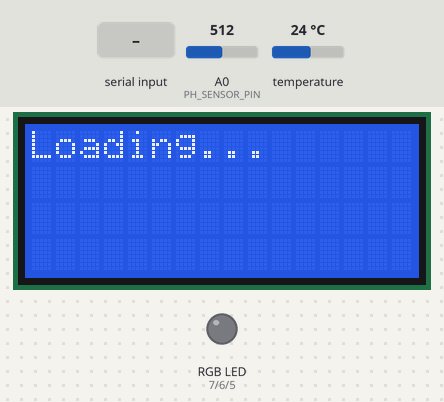
The sketch below on a simulated Arduino Uno, built with avr-gcc and run on an emulated ATmega328P. Parts: 16×4 character LCD, an RGB LED mixed from three pins (HIGH = lit). Inputs (shaded band) come from the test bench; at power-on: A0 (PH_SENSOR_PIN) = 512, temperature 24 °C. Dim RGB values are drawn brighter than linear; what the sketch prints to the serial monitor is not drawn.

Above: at 1.2 s.
1.3 s: "start" received over the second serial link
At 4.0 s:
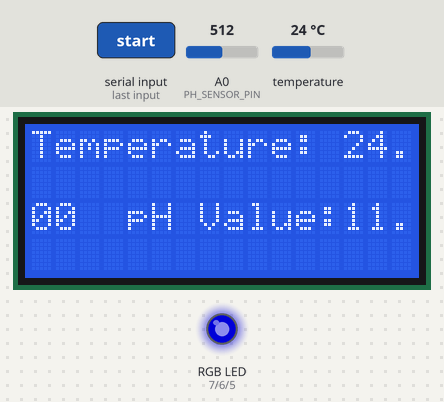
4.3 s: "x" received over the second serial link
At 5.2 s:
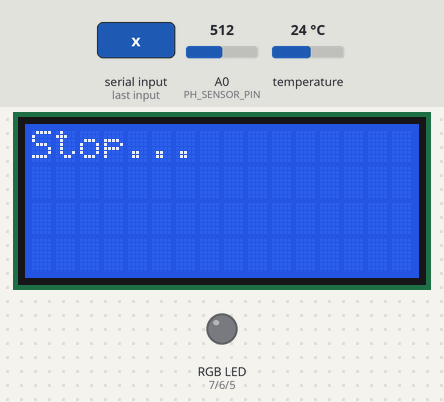
6.1 s: "r" received over the second serial link
At 8.8 s:
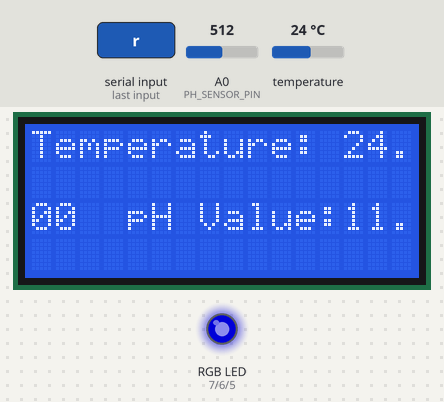
9.1 s: A0 (PH_SENSOR_PIN) set to 306
At 11.8 s:
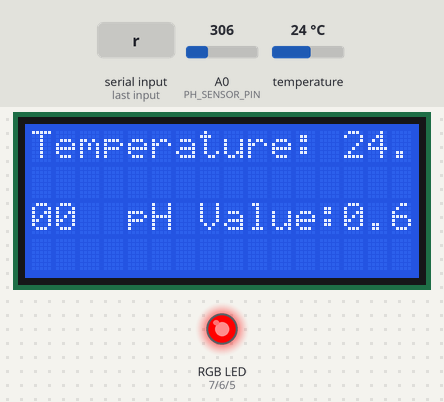
12.1 s: A0 (PH_SENSOR_PIN) set to 122
At 14.8 s:
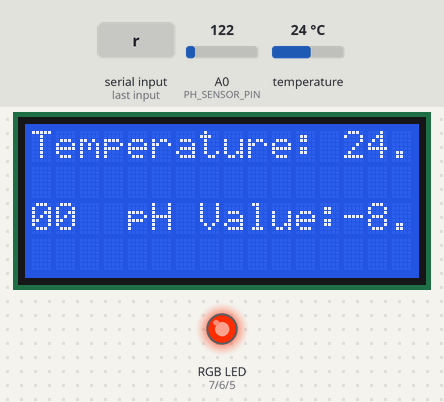
15.1 s: A0 (PH_SENSOR_PIN) set to 0
At 16.6 s:
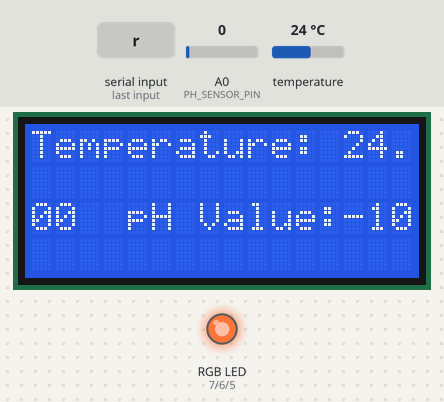
Timing chart, 0 to 19.1 s (numbered marks = the images above; inputs shaded):
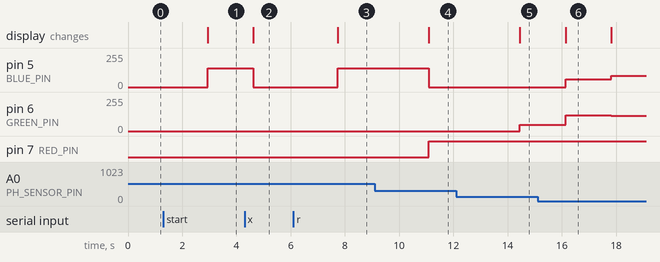

The sketch:

proiect_pm.ino
```cpp
#include <LiquidCrystal_I2C.h>
#include <OneWire.h>
#include <DallasTemperature.h>
#include <Wire.h>
#include <SoftwareSerial.h>

#define PH_SENSOR_PIN           (A0)
#define NO_SAMPLES              (40)
#define ONE_WIRE_BUS            (13)
#define RED_PIN                 (7)
#define GREEN_PIN               (6)
#define BLUE_PIN                (5)
#define DELAY_BETWEEN_PROBES    (20)
#define LOOP_DELAY		(50)
#define NIL                     (0)
#define RX			(10)
#define TX			(11)
#define BT_INPUT_MAX_LEN	(7)
#define PH_MULTIPLIER           (3.f)
#define OFFSET                  (877)
#define PH_DIV                  (59)

static LiquidCrystal_I2C lcd(0x27, 16, 4);
static OneWire oneWire(ONE_WIRE_BUS);
static DallasTemperature temp_sensor(&oneWire);
static SoftwareSerial BTserial(RX, TX);
static size_t measured_values;
static int ph_values[NO_SAMPLES];

typedef struct rgb_ph {
	size_t r;
	size_t g;
	size_t b;
} rgb_ph_t;

static const rgb_ph_t rgb_ph_values[15] = {
	255, 0, 0,      //red
	255, 20, 147,   //pink
	255, 140, 0,    //orange
	255, 165, 0,    //beige
	255, 255, 0,    //yellow
	50, 205, 50,    //lime green
	0, 128, 0,      //green
	1, 50, 32,      //dark green
	64, 224, 208,   //turquoise
	30, 144, 255,   //pale blue
	0, 0, 255,      //blue
	0, 0, 139,      //dark blue
	138, 43, 226,   //violet
	139, 0, 139     //indigo
};


void setup() {
	Serial.begin(9600);
	BTserial.begin(9600);
	lcd.begin();
	temp_sensor.begin();
	lcd.backlight();
	setColorRGB(NIL, NIL, NIL);
}

static volatile bool start_measurement;
static volatile bool end_measurement;
static char bt_input[BT_INPUT_MAX_LEN];

void loop() {
	if (end_measurement == false) {
		if (start_measurement == false) {
			lcd.setCursor(NIL, NIL);
			lcd.print("Loading...");
			int cnt = 0;
			char c = '\0';
			while (c != '!' && cnt < BT_INPUT_MAX_LEN) {
				c = BTserial.read();
				bt_input[cnt++] = c;
			}

			if (strncmp(bt_input, "start", 5) == 0) {
				start_measurement = true;
			}

			memset(bt_input, 0, sizeof(bt_input));
		}

		if (start_measurement == true) {
			for (int i = 0; i < NO_SAMPLES; ++i) {
				ph_values[i] = analogRead(PH_SENSOR_PIN);
				delay(DELAY_BETWEEN_PROBES);
			}

			qsort(ph_values,
			      sizeof(ph_values) / sizeof(*ph_values),
			      sizeof(*ph_values),
			      [](const int a, const int b) {
			      return a > b;
			});

			measured_values = 0;

			for (int i = 2; i < NO_SAMPLES - 2; ++i) {
				measured_values += ph_values[i];
			}

			float ph_val = (float) (measured_values / (NO_SAMPLES - 4));
			Serial.println(ph_val);
			ph_val = (PH_MULTIPLIER  * ph_val - OFFSET) / PH_DIV;
			lcd.setCursor(NIL, NIL);
			temp_sensor.requestTemperatures();
			lcd.print("Temperature: ");
			lcd.print(temp_sensor.getTempCByIndex(0));
			BTserial.print(temp_sensor.getTempCByIndex(0));
			BTserial.print(",");
			lcd.setCursor(NIL, 2);
			lcd.print("pH Value:");
			lcd.print(ph_val);
			BTserial.print(ph_val);
			BTserial.print(";");
			convert_ph_value_to_rgb(ph_val);

			if (BTserial.read() == 'x') {
				lcd.clear();
				lcd.setCursor(NIL, NIL);
				lcd.print("Stop...");
				setColorRGB(NIL, NIL, NIL);
				end_measurement = true;
			}

			delay(LOOP_DELAY);
		}
	} else {
		if (BTserial.read() == 'r') {
			end_measurement = false;
			start_measurement = true;
		}
	}
}

static void setColorRGB(unsigned int red,
			unsigned int green,
			unsigned int blue) {
	analogWrite(RED_PIN, red);
	analogWrite(GREEN_PIN, green);
	analogWrite(BLUE_PIN, blue);
}

static void convert_ph_value_to_rgb(const float ph_val) {
	size_t index = floor(ph_val);
	setColorRGB(rgb_ph_values[index].r, rgb_ph_values[index].g, rgb_ph_values[index].b);
}
```

Measured:
- after the input at 1.3 s, pin 5 (BLUE_PIN): 0/255 → 139/255 after 1.6 s; the display: changes after 1.6 s (image 1)
- after the input at 4.3 s, pin 5 (BLUE_PIN): 139/255 → 0/255 after 0.33 s; the display: changes after 0.33 s (image 2)
- after the input at 6.1 s, pin 5 (BLUE_PIN): 0/255 → 139/255 after 1.6 s; the display: changes after 1.6 s (image 3)
- after the input at 9.1 s, pin 5 (BLUE_PIN): 139/255 → 0/255 after 2.0 s; pin 7 (RED_PIN): LOW → HIGH after 2.0 s; the display: changes after 2.0 s (image 4)
- after the input at 12.1 s, pin 6 (GREEN_PIN): 0/255 → 46/255 after 2.4 s; the display: changes after 2.4 s (image 5)
- after the input at 15.1 s, pin 5 (BLUE_PIN): 0/255 → 58/255 after 1.0 s, → 84/255 1.7 s later; pin 6 (GREEN_PIN): 46/255 → 117/255 after 1.0 s, → 116/255 1.7 s later; the display: changes after 1.0 s (image 6)
